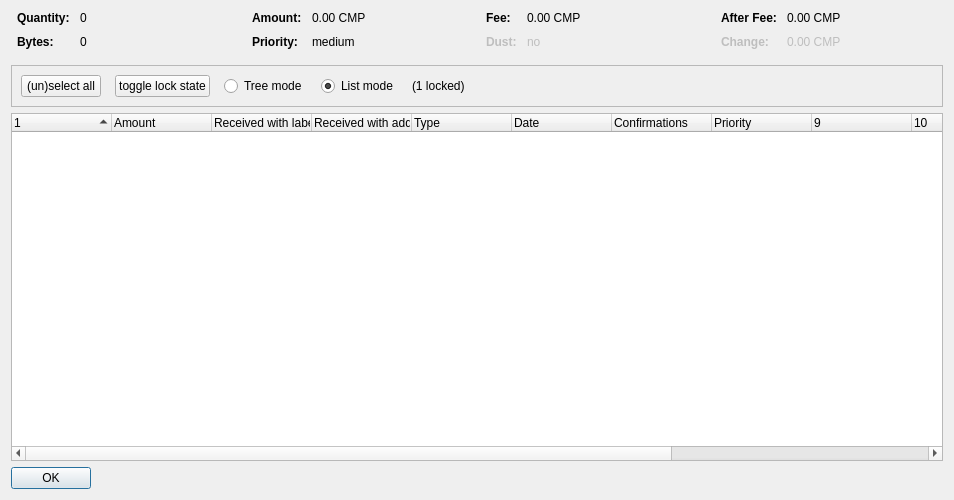
<?xml version="1.0" encoding="UTF-8"?>
<ui version="4.0">
 <class>CoinControlDialog</class>
 <widget class="QDialog" name="CoinControlDialog">
  <property name="geometry">
   <rect>
    <x>0</x>
    <y>0</y>
    <width>954</width>
    <height>500</height>
   </rect>
  </property>
  <property name="windowTitle">
   <string>Coin Selection</string>
  </property>
  <layout class="QVBoxLayout" name="verticalLayout">
   <item>
    <layout class="QHBoxLayout" name="horizontalLayoutTop" stretch="0,0,0,0">
     <property name="topMargin">
      <number>0</number>
     </property>
     <property name="bottomMargin">
      <number>10</number>
     </property>
     <item>
      <layout class="QFormLayout" name="formLayoutCoinControl1">
       <property name="horizontalSpacing">
        <number>10</number>
       </property>
       <property name="verticalSpacing">
        <number>10</number>
       </property>
       <property name="leftMargin">
        <number>6</number>
       </property>
       <property name="rightMargin">
        <number>6</number>
       </property>
       <item row="0" column="0">
        <widget class="QLabel" name="labelCoinControlQuantityText">
         <property name="font">
          <font>
           <weight>75</weight>
           <bold>true</bold>
          </font>
         </property>
         <property name="text">
          <string>Quantity:</string>
         </property>
        </widget>
       </item>
       <item row="0" column="1">
        <widget class="QLabel" name="labelCoinControlQuantity">
         <property name="cursor">
          <cursorShape>IBeamCursor</cursorShape>
         </property>
         <property name="contextMenuPolicy">
          <enum>Qt::ActionsContextMenu</enum>
         </property>
         <property name="text">
          <string notr="true">0</string>
         </property>
         <property name="textInteractionFlags">
          <set>Qt::LinksAccessibleByMouse|Qt::TextSelectableByKeyboard|Qt::TextSelectableByMouse</set>
         </property>
        </widget>
       </item>
       <item row="1" column="0">
        <widget class="QLabel" name="labelCoinControlBytesText">
         <property name="font">
          <font>
           <weight>75</weight>
           <bold>true</bold>
          </font>
         </property>
         <property name="text">
          <string>Bytes:</string>
         </property>
        </widget>
       </item>
       <item row="1" column="1">
        <widget class="QLabel" name="labelCoinControlBytes">
         <property name="cursor">
          <cursorShape>IBeamCursor</cursorShape>
         </property>
         <property name="contextMenuPolicy">
          <enum>Qt::ActionsContextMenu</enum>
         </property>
         <property name="text">
          <string notr="true">0</string>
         </property>
         <property name="textInteractionFlags">
          <set>Qt::LinksAccessibleByMouse|Qt::TextSelectableByKeyboard|Qt::TextSelectableByMouse</set>
         </property>
        </widget>
       </item>
      </layout>
     </item>
     <item>
      <layout class="QFormLayout" name="formLayoutCoinControl2">
       <property name="horizontalSpacing">
        <number>10</number>
       </property>
       <property name="verticalSpacing">
        <number>10</number>
       </property>
       <property name="leftMargin">
        <number>6</number>
       </property>
       <property name="rightMargin">
        <number>6</number>
       </property>
       <item row="0" column="0">
        <widget class="QLabel" name="labelCoinControlAmountText">
         <property name="font">
          <font>
           <weight>75</weight>
           <bold>true</bold>
          </font>
         </property>
         <property name="text">
          <string>Amount:</string>
         </property>
        </widget>
       </item>
       <item row="0" column="1">
        <widget class="QLabel" name="labelCoinControlAmount">
         <property name="cursor">
          <cursorShape>IBeamCursor</cursorShape>
         </property>
         <property name="contextMenuPolicy">
          <enum>Qt::ActionsContextMenu</enum>
         </property>
         <property name="text">
          <string notr="true">0.00 CMP</string>
         </property>
         <property name="textInteractionFlags">
          <set>Qt::LinksAccessibleByMouse|Qt::TextSelectableByKeyboard|Qt::TextSelectableByMouse</set>
         </property>
        </widget>
       </item>
       <item row="1" column="0">
        <widget class="QLabel" name="labelCoinControlPriorityText">
         <property name="font">
          <font>
           <weight>75</weight>
           <bold>true</bold>
          </font>
         </property>
         <property name="text">
          <string>Priority:</string>
         </property>
        </widget>
       </item>
       <item row="1" column="1">
        <widget class="QLabel" name="labelCoinControlPriority">
         <property name="cursor">
          <cursorShape>IBeamCursor</cursorShape>
         </property>
         <property name="contextMenuPolicy">
          <enum>Qt::ActionsContextMenu</enum>
         </property>
         <property name="text">
          <string>medium</string>
         </property>
         <property name="textInteractionFlags">
          <set>Qt::LinksAccessibleByMouse|Qt::TextSelectableByKeyboard|Qt::TextSelectableByMouse</set>
         </property>
        </widget>
       </item>
      </layout>
     </item>
     <item>
      <layout class="QFormLayout" name="formLayoutCoinControl3">
       <property name="horizontalSpacing">
        <number>10</number>
       </property>
       <property name="verticalSpacing">
        <number>10</number>
       </property>
       <property name="leftMargin">
        <number>6</number>
       </property>
       <property name="rightMargin">
        <number>6</number>
       </property>
       <item row="0" column="0">
        <widget class="QLabel" name="labelCoinControlFeeText">
         <property name="font">
          <font>
           <weight>75</weight>
           <bold>true</bold>
          </font>
         </property>
         <property name="text">
          <string>Fee:</string>
         </property>
        </widget>
       </item>
       <item row="0" column="1">
        <widget class="QLabel" name="labelCoinControlFee">
         <property name="cursor">
          <cursorShape>IBeamCursor</cursorShape>
         </property>
         <property name="contextMenuPolicy">
          <enum>Qt::ActionsContextMenu</enum>
         </property>
         <property name="text">
          <string notr="true">0.00 CMP</string>
         </property>
         <property name="textInteractionFlags">
          <set>Qt::LinksAccessibleByMouse|Qt::TextSelectableByKeyboard|Qt::TextSelectableByMouse</set>
         </property>
        </widget>
       </item>
       <item row="1" column="0">
        <widget class="QLabel" name="labelCoinControlLowOutputText">
         <property name="enabled">
          <bool>false</bool>
         </property>
         <property name="font">
          <font>
           <weight>75</weight>
           <bold>true</bold>
          </font>
         </property>
         <property name="text">
          <string>Dust:</string>
         </property>
        </widget>
       </item>
       <item row="1" column="1">
        <widget class="QLabel" name="labelCoinControlLowOutput">
         <property name="enabled">
          <bool>false</bool>
         </property>
         <property name="cursor">
          <cursorShape>IBeamCursor</cursorShape>
         </property>
         <property name="contextMenuPolicy">
          <enum>Qt::ActionsContextMenu</enum>
         </property>
         <property name="text">
          <string>no</string>
         </property>
         <property name="textInteractionFlags">
          <set>Qt::LinksAccessibleByMouse|Qt::TextSelectableByKeyboard|Qt::TextSelectableByMouse</set>
         </property>
        </widget>
       </item>
      </layout>
     </item>
     <item>
      <layout class="QFormLayout" name="formLayoutCoinControl4">
       <property name="horizontalSpacing">
        <number>10</number>
       </property>
       <property name="verticalSpacing">
        <number>10</number>
       </property>
       <property name="leftMargin">
        <number>6</number>
       </property>
       <property name="rightMargin">
        <number>6</number>
       </property>
       <item row="0" column="0">
        <widget class="QLabel" name="labelCoinControlAfterFeeText">
         <property name="font">
          <font>
           <weight>75</weight>
           <bold>true</bold>
          </font>
         </property>
         <property name="text">
          <string>After Fee:</string>
         </property>
        </widget>
       </item>
       <item row="0" column="1">
        <widget class="QLabel" name="labelCoinControlAfterFee">
         <property name="cursor">
          <cursorShape>IBeamCursor</cursorShape>
         </property>
         <property name="contextMenuPolicy">
          <enum>Qt::ActionsContextMenu</enum>
         </property>
         <property name="text">
          <string notr="true">0.00 CMP</string>
         </property>
         <property name="textInteractionFlags">
          <set>Qt::LinksAccessibleByMouse|Qt::TextSelectableByKeyboard|Qt::TextSelectableByMouse</set>
         </property>
        </widget>
       </item>
       <item row="1" column="0">
        <widget class="QLabel" name="labelCoinControlChangeText">
         <property name="enabled">
          <bool>false</bool>
         </property>
         <property name="font">
          <font>
           <weight>75</weight>
           <bold>true</bold>
          </font>
         </property>
         <property name="text">
          <string>Change:</string>
         </property>
        </widget>
       </item>
       <item row="1" column="1">
        <widget class="QLabel" name="labelCoinControlChange">
         <property name="enabled">
          <bool>false</bool>
         </property>
         <property name="cursor">
          <cursorShape>IBeamCursor</cursorShape>
         </property>
         <property name="contextMenuPolicy">
          <enum>Qt::ActionsContextMenu</enum>
         </property>
         <property name="text">
          <string notr="true">0.00 CMP</string>
         </property>
         <property name="textInteractionFlags">
          <set>Qt::LinksAccessibleByMouse|Qt::TextSelectableByKeyboard|Qt::TextSelectableByMouse</set>
         </property>
        </widget>
       </item>
      </layout>
     </item>
    </layout>
   </item>
   <item>
    <widget class="QFrame" name="frame">
     <property name="minimumSize">
      <size>
       <width>0</width>
       <height>40</height>
      </size>
     </property>
     <property name="frameShape">
      <enum>QFrame::StyledPanel</enum>
     </property>
     <property name="frameShadow">
      <enum>QFrame::Sunken</enum>
     </property>
     <layout class="QHBoxLayout" name="horizontalLayout">
      <item>
       <layout class="QHBoxLayout" name="horizontalLayoutPanel" stretch="0,0,0,0,0,0">
        <property name="spacing">
         <number>14</number>
        </property>
        <item>
         <widget class="QPushButton" name="pushButtonSelectAll">
          <property name="sizePolicy">
           <sizepolicy hsizetype="Maximum" vsizetype="Fixed">
            <horstretch>0</horstretch>
            <verstretch>0</verstretch>
           </sizepolicy>
          </property>
          <property name="text">
           <string>(un)select all</string>
          </property>
          <property name="autoDefault">
           <bool>false</bool>
          </property>
         </widget>
        </item>
        <item>
         <widget class="QPushButton" name="pushButtonToggleLock">
          <property name="sizePolicy">
           <sizepolicy hsizetype="Maximum" vsizetype="Fixed">
            <horstretch>0</horstretch>
            <verstretch>0</verstretch>
           </sizepolicy>
          </property>
          <property name="text">
           <string>toggle lock state</string>
          </property>
          <property name="autoDefault">
           <bool>false</bool>
          </property>
         </widget>
        </item>
        <item>
         <widget class="QRadioButton" name="radioTreeMode">
          <property name="sizePolicy">
           <sizepolicy hsizetype="Maximum" vsizetype="Fixed">
            <horstretch>0</horstretch>
            <verstretch>0</verstretch>
           </sizepolicy>
          </property>
          <property name="text">
           <string>Tree mode</string>
          </property>
         </widget>
        </item>
        <item>
         <widget class="QRadioButton" name="radioListMode">
          <property name="sizePolicy">
           <sizepolicy hsizetype="Maximum" vsizetype="Fixed">
            <horstretch>0</horstretch>
            <verstretch>0</verstretch>
           </sizepolicy>
          </property>
          <property name="text">
           <string>List mode</string>
          </property>
          <property name="checked">
           <bool>true</bool>
          </property>
         </widget>
        </item>
        <item>
         <widget class="QLabel" name="labelLocked">
          <property name="text">
           <string>(1 locked)</string>
          </property>
         </widget>
        </item>
        <item>
         <spacer name="horizontalSpacer">
          <property name="orientation">
           <enum>Qt::Horizontal</enum>
          </property>
          <property name="sizeHint" stdset="0">
           <size>
            <width>40</width>
            <height>20</height>
           </size>
          </property>
         </spacer>
        </item>
       </layout>
      </item>
     </layout>
    </widget>
   </item>
   <item>
    <widget class="CoinControlTreeWidget" name="treeWidget">
     <property name="contextMenuPolicy">
      <enum>Qt::CustomContextMenu</enum>
     </property>
     <property name="sortingEnabled">
      <bool>false</bool>
     </property>
     <property name="columnCount">
      <number>13</number>
     </property>
     <attribute name="headerShowSortIndicator" stdset="0">
      <bool>true</bool>
     </attribute>
     <attribute name="headerStretchLastSection">
      <bool>false</bool>
     </attribute>
     <column>
      <property name="text">
       <string/>
      </property>
     </column>
     <column>
      <property name="text">
       <string>Amount</string>
      </property>
     </column>
     <column>
      <property name="text">
       <string>Received with label</string>
      </property>
     </column>
     <column>
      <property name="text">
       <string>Received with address</string>
      </property>
     </column>
     <column>
      <property name="text">
	<string>Type</string>
      </property>
     </column>
     <column>
      <property name="text">	 
       <string>Date</string>
      </property>
     </column>
     <column>
      <property name="text">
       <string>Confirmations</string>
      </property>
      <property name="toolTip">
       <string>Confirmed</string>
      </property>
     </column>
     <column>
      <property name="text">
       <string>Priority</string>
      </property>
     </column>
     <column>
      <property name="text">
       <string/>
      </property>
     </column>
     <column>
      <property name="text">
       <string/>
      </property>
     </column>
     <column>
      <property name="text">
       <string/>
      </property>
     </column>
     <column>
      <property name="text">
       <string/>
      </property>
     </column>
     <column>
      <property name="text">
       <string/>
      </property>
     </column>
    </widget>
   </item>
   <item>
    <widget class="QDialogButtonBox" name="buttonBox">
     <property name="sizePolicy">
      <sizepolicy hsizetype="Maximum" vsizetype="Fixed">
       <horstretch>0</horstretch>
       <verstretch>0</verstretch>
      </sizepolicy>
     </property>
     <property name="orientation">
      <enum>Qt::Horizontal</enum>
     </property>
     <property name="standardButtons">
      <set>QDialogButtonBox::Ok</set>
     </property>
    </widget>
   </item>
  </layout>
 </widget>
 <customwidgets>
  <customwidget>
   <class>CoinControlTreeWidget</class>
   <extends>QTreeWidget</extends>
   <header>coincontroltreewidget.h</header>
  </customwidget>
 </customwidgets>
 <resources/>
 <connections/>
</ui>
